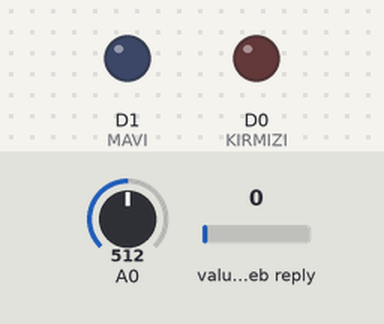
A sketch run on a simulated ESP8266 (NodeMCU). On the bench: output pins drawn as LEDs (lit = HIGH). The inputs (shaded band) are chosen by the test bench; at power-on: A0 = 512, value in the web reply 0. WiFi joins after 1.5 s; servers stay silent unless stated; web services answer with replies made up by the test bench; what the sketch prints to the serial monitor is not drawn.

Above: at 0.1 s.
At 2.2 s:
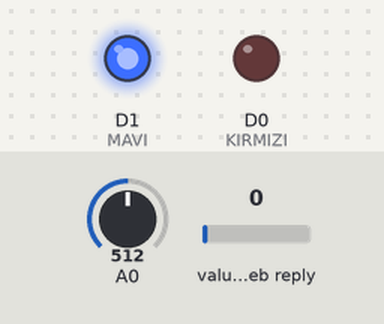
Timing chart, 0 to 3.7 s (numbered marks = the images above):
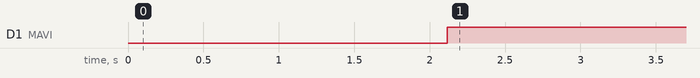

The sketch:

myFirstProject.ino
```cpp
#include <ThingSpeak.h>
#include <ESP8266WiFi.h>

#define KIRMIZI D0
#define MAVI D1

//const char* ssid = "FiberHGW_ZTHX62_5GHz";
//const char* password = "F4e7pNgYAc";

const char* ssid = "OKY";
const char* password = "oky12345";

const char * apiWritekey = "4IWBY0HE7STLP00M";
const char * apiReadkey = "S4UIBKE3X1YRJN79";
const char* server = "api.thingspeak.com";

unsigned long channelID = 900937;
float resolution = 3.3/1024;

WiFiClient client;

void wifiyeBaglan(){
  WiFi.begin(ssid, password);

  Serial.println();
  Serial.println();
  Serial.print("Baglanacak wifi adi  ");
  Serial.println(ssid);

  WiFi.begin(ssid, password);

  while (WiFi.status() != WL_CONNECTED) {
    delay(500);
    Serial.print(".");
  }
  Serial.println("");
  Serial.print("NodeMcu wifiye baglaniyor...");
  Serial.println(ssid);
  Serial.println();
}

void setup() {
  Serial.begin(115200);
  delay(10);


  pinMode(KIRMIZI, OUTPUT);
  pinMode(MAVI, OUTPUT);
  wifiyeBaglan();
  ThingSpeak.begin(client);
}

void loop() {
  sicaklikVerisiniThingSpeakaYaz();
}

void sicaklikVerisiniThingSpeakaYaz(){
  float anlikSicaklik = (analogRead(A0) * resolution) * 100;
  Serial.print("Sicaklik:");
  Serial.print(anlikSicaklik);
  Serial.println();
  Serial.print("%send to Thingspeak");
  Serial.println("Waiting…");
  ThingSpeak.writeField(channelID, 1, anlikSicaklik, apiWritekey);
  float istenenSicaklik = ThingSpeak.readFloatField(channelID,2,apiReadkey);
  Serial.println(istenenSicaklik);
  if(anlikSicaklik > istenenSicaklik ){
    Serial.println("Mavi Led Yanacaktir.");
    digitalWrite(MAVI, HIGH);
    digitalWrite(KIRMIZI, LOW);
  }else{
    Serial.println("Kirmizi Led Yanacaktir.");
    digitalWrite(KIRMIZI, HIGH);
    digitalWrite(MAVI, LOW);
  }
  delay(15000);
}
```

Measured:
- by itself, D1 (MAVI): LOW → HIGH at 2.1 s
